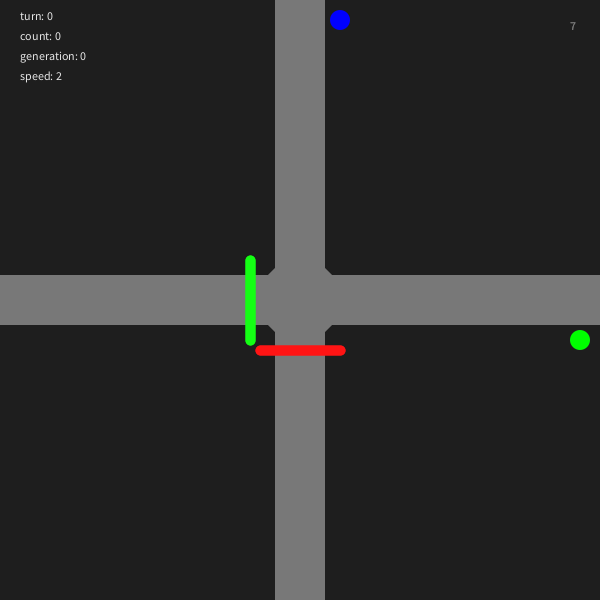
Frame 1 (no input)
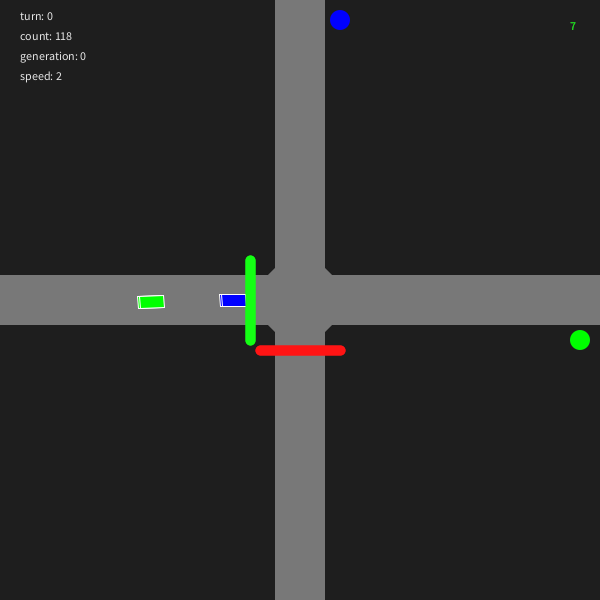
Frame 60 (the mouse pressed at the canvas centre just before this capture)
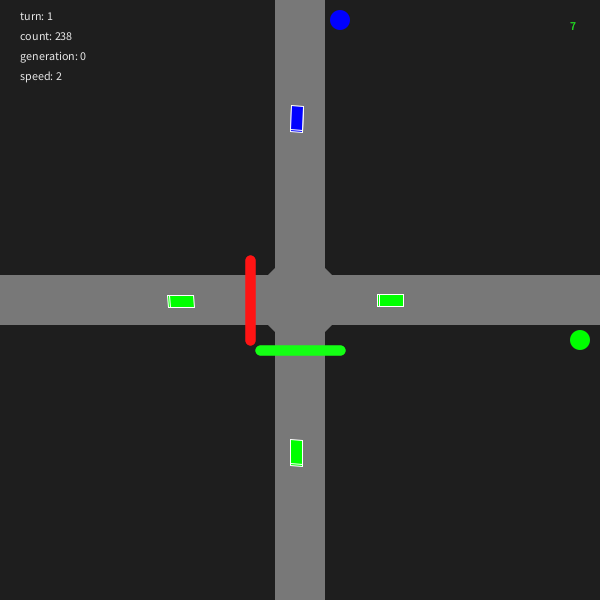
Frame 120 (the mouse held since frame 60 and released just before this capture)

The Processing sketch that drew these frames (run headless with seeded random() and noise(); from frame 60 on, the mouse is pressed at the canvas centre):

// Processing sketch: smartTraffic
// ── smartTraffic.pde
Intersection inter;

Population pop;

int generation = 0;

int speed = 2;

int lifespan = 5000;//10000; // daylength
int count = 0;
int turn = 0;

int currentSim = 0;

boolean displayingBest = false;

float mutationRate = 0.005;
float spawnRate = 0.05;
int[] schedule = new int[lifespan];

void setup(){
  size(600,600);
  generateSchedule();
  pop = new Population();
  inter = new Intersection();
}
void generateSchedule(){
    for(int i=0; i<lifespan; i++){
      int rndm = floor(random(0,3));
      float a=0,b=2;
      if(rndm==0){
        b = 1.2;
      } else if(rndm==1){
        a=0.8;
      }    
      int carD = floor(random(a,b));
      if(random(1)<spawnRate) schedule[i] = carD;
      else schedule[i] = -1;
    }
}
void draw(){
  
  background(30);
  turn = count/200;
  fill(230);
  text("turn: "+turn,20,20);
  text("count: "+count,20,40);
  text("generation: "+generation,20,60);
  text("speed: "+speed,20,80);
  noStroke();
  fill(0,0,255);
  ellipse(width/2+40,20,20,20);
  fill(0,255,0);
  ellipse(width-20,height/2+40,20,20);
  inter.display();
  for( int i=0; i<speed; i++){
    if(displayingBest){
      pop.bestSim.displayed = true;
    }
    
    pop.run();
    
    count++;
    if(count==lifespan){
      count = 0;
      displayingBest = false;
      pop.bestSim.displayed = false;
      generation++;
      pop.nextGen();
    }
  }
}

void keyTyped(){
  if(key=='b'){
    displayingBest = !displayingBest;
    speed = 1;
  }
  if(key=='r'){
    count = 0;
    generation = 0;
    generateSchedule();
    pop = new Population();
  }
  if(key=='+'){
    speed++;
  }
  if(key=='-'){
    if(speed>0){
      speed--;
    }
  }
}
// ── Car.pde
class Car {
  int maxVel = 2;
  int r = 12; //size
  int depart;
  int arrive = floor(random(2,4));
  int waitingTime = 0;
  
  PVector pos = new PVector();
  PVector vel = new PVector();
  PVector acc = new PVector();
  
  PVector target;
  
  boolean crashed = false;
  boolean reached = false;
  boolean waiting = false;
  boolean gonnaCrash = false;
  
  Car(int d){
    this.depart = d;
    if(this.depart == 0){
      pos.x = 0;
      pos.y = height/2 + random(-10,10);
    }else{
      pos.x = width/2 + random(-10,10);
      pos.y = height;
    }
    target = new PVector( width/2 , height/2 );
  }
  
  void applyForce(PVector force){
    acc.add(force);
  }
  
  void run(){
    this.update();    
    this.display();
  }
  
  void update(){
    if(crashed){
      pop.sims[currentSim].totalCrashes++;
    }
    if(pos.x>=width||pos.y<=0){
      pop.sims[currentSim].totalCompleted++;
    }
    if(pos.x>=width||pos.y<=0||crashed) pop.sims[currentSim].cars.remove(this);
    
    float dist2check = pos.dist(target);
    if( dist2check < 10 ){
      if(this.arrive==2){
        target = new PVector(width , height/2);
      }else{
        target = new PVector(width/2, 0);
      }
      reached = true;
    } else {
      reached = false;
    }
    
    if(depart==0){
      if(pop.sims[currentSim].sem.state){
        float dist2Semaforo = pos.dist(new PVector(width/2-25,height/2));
        if(dist2Semaforo<20){
          brake(-2);
          waiting = true;
        }
      } else {
        waiting = false;
        }  
    }else{
      if(!pop.sims[currentSim].sem.state){
        float dist2Semaforo = pos.dist(new PVector(width/2,height/2+25));
        if(dist2Semaforo<20){
          brake(-2);
          waiting = true;
        }
      } else {
        waiting = false;
        }
    }
    if(!crashed){

      if(!waiting&&!gonnaCrash){
        forward();
      }
      else{
        waitingTime++;
      }
      vel.add(acc);
      if(vel.mag()<0.2) vel.mult(0);
      pos.add(vel);
      acc.mult(0);
    }
    this.checkCollision();
    this.gonnaCrash();
  }
  
  void checkCollision(){
    for(Car c: pop.sims[currentSim].cars){
      if(!c.equals(this)){
        float d = this.pos.dist(c.pos);

        if(d<1.5*r){
          this.crashed = true;
        }
      }
    }
  }
  
  void gonnaCrash(){
    for(Car c: pop.sims[currentSim].cars){
      if(!c.equals(this)){
        PVector futcpos = c.pos.copy().add(c.vel);
        PVector futpos = pos.copy().add(this.vel);
        PVector direction = c.pos.copy();
        direction.sub(this.pos);
        float heading = abs(vel.heading() - direction.heading());
          if( heading<PI/2 ){
          float d = futpos.dist(futcpos);
          if (d<3*r){
            brake(-2);
            gonnaCrash = true;
            waiting = true;
          }
        }else {
          gonnaCrash = false;
        }
      }
    }
  }
  
  void brake(float f){
    PVector force = vel.copy().normalize();
    force = force.mult(f);
    applyForce(force);
  }
  
  void forward(){
    PVector desiredVel = PVector.sub(target , pos);
    desiredVel.normalize();
    desiredVel.mult(maxVel);
    applyForce( PVector.sub( desiredVel , vel ));
  }
  void display(){
    pushMatrix();
      
      translate(pos.x,pos.y);
      rotate(vel.heading() + (PI/2));
      strokeWeight(1);
      stroke(255);
      if(this.arrive == 3){
        fill(0,0,255);
        rectMode(CENTER);
        rect(0,0,r,r*2);
      }else if (this.arrive == 2){
        fill(0,255,0);
        rectMode(CENTER);
        rect(0,0,r,r*2);
      }
    popMatrix();
    
  }
}
// ── DNA.pde
class DNA {
  int length = ceil(lifespan/10);
  boolean[] genes = new boolean[length];
  
  DNA(boolean[] g){
    length = g.length;
    this.genes = g;
  }
  DNA(){
    for(int i=0; i<length ; i++){
      float p = random(1,2);
      if(p<1.5) genes[i] = true;
      else genes[i] = false;
    }
  }
  DNA crossover(DNA p){
    boolean[] newgenes = new boolean[genes.length];
    int mid = floor(random(genes.length));
    
    for(int i =0; i<genes.length ;i++){
      if(i > mid){
        newgenes[i] = this.genes[i];
      }else{
        newgenes[i] = p.genes[i];
      }
    }
    DNA child = new DNA(newgenes);
    return child;
  }
  void mutation(){
    for(int i = 0;i<genes.length;i++){
      if(random(1)<mutationRate){
        genes[i] = !genes[i];
      }
    }
    
  }
  
}
// ── Intersection.pde
public class Intersection{
  PVector pos = new PVector(width/2,height/2);
  int w = 50;
  float r = sqrt(sq(w)*2)+10;
  
  void display(){
    noStroke();
    rectMode(CENTER);
    fill(120);
    rect(pos.x,pos.y, w , height);
    rect(pos.x,pos.y, width , w );
    pushMatrix();
      translate(width/2,height/2);
      rotate(PI/4);
      //fill(0);
      rect(0,0,r,r);
    popMatrix();
    
  }
}
// ── Population.pde
class Population {
int popSize = 20;
Sim[] sims = new Sim[popSize];
ArrayList<Semaforo> matingPool;
Semaforo bestSem = new Semaforo();
Sim bestSim = new Sim(new Semaforo());
float minFit = 1000000;
float avgFit = 0;
int rndmIndex;

Population(){
  Semaforo[] semaforos = new Semaforo[popSize];
  for(int i=0; i<popSize; i++){
    semaforos[i] = new Semaforo();
    sims[i] = new Sim(semaforos[i]);
  }
  rndmIndex = floor( random(popSize) );
  sims[rndmIndex].displayed = true;
  
  matingPool = new ArrayList<Semaforo>();
}
void nextGen(){
  this.evaluate();
  this.avgFit();
  this.selection();
  rndmIndex = floor( random(popSize) );
  sims[rndmIndex].displayed = true;
}
void evaluate(){
  matingPool.clear();
  minFit = 1000000;
  //calculate all fitness and best fitness
  for(int i=0; i<popSize ;i++){
    sims[i].sem.calcFitness(i);
    float f = sims[i].sem.fitness;
    if(f<minFit){
      minFit = f;
      bestSim = sims[i];
      bestSem = sims[i].sem;
    }
  }
  //normalize all fitness
  for(int i=0; i<popSize; i++){
      sims[i].sem.normFit = minFit/sims[i].sem.fitness; 
  }
  //add semaforos to the mating pool
  for( int i=0; i<popSize; i++){
    int n = (int)(sims[i].sem.normFit*100);
    for( int j=0; j<n; j++){
      matingPool.add(sims[i].sem);
    }
  }
  
}
  void run(){
    stroke(240);
    text(rndmIndex,width-30,30);
    for( int i=0; i<popSize;i++){
      currentSim = i;
      sims[i].run();
      //bestSim.run();
    }
  }
  
  void selection(){
    Semaforo[] newSemaforos = new Semaforo[popSize];
    for(int i = 0; i<popSize;i++){
      int A = floor(random(matingPool.size()));
      int B = floor(random(matingPool.size()));
      DNA parentA = matingPool.get(A).dna;
      DNA parentB = matingPool.get(B).dna;
      
      DNA newdna = parentA.crossover(parentB);
      
      newdna.mutation();
      
      Semaforo child = new Semaforo(newdna);
      newSemaforos[i] = child;
    }
    for(int i=0; i<popSize; i++){
      sims[i] = new Sim(newSemaforos[i]);
    }
  }
  void avgFit(){
    float sum = 0;
    for(int i = 0;i<popSize;i++){
      sum += sims[i].sem.fitness;
      // println("Sim # "+i);
      // sims[i].displayStats();
      // println("-------");
    }
    avgFit = sum / popSize;
    //println("Sim # "+);
    println("BestFit: "+minFit);
    println("avgFit: "+avgFit);
    println("---------------------");
  }
}
// ── Semaforo.pde
class Semaforo {
  DNA dna;
  boolean state; 
  PVector pos = new PVector(width/2, height/2);
  float fitness;
  float normFit;
  int w = 10;
  int h = 80;
  
  Semaforo(DNA newdna){
    this.dna = newdna;
  }
  Semaforo(Semaforo s){
  this.state = s.state;
  this.pos = s.pos;
  this.fitness = s.fitness;
  this.normFit = s.normFit;
  this.w = s.w;
  this.h = s.h;
  }
  Semaforo(){
    dna = new DNA();
  }
  void run(){
      this.update();  
      this.display();
  }
  
  void update(){
    state = dna.genes[turn];
  }
  
  void calcFitness(int i){
    this.fitness = pop.sims[i].totalWaitTime/10000;
    this.fitness += 6*pop.sims[i].totalCrashes;
    this.fitness -= pop.sims[i].totalCompleted*2;
  }  
  
  
  void display(){
    color c1,c2;
    if(state){
      c1 = color(255,20,20);
      c2 = color(20,255,20);
    }else{
      c2 = color(255,20,20);
      c1 = color(20,255,20);
    }
    
    pushMatrix();
      translate(pos.x,pos.y);
      strokeWeight(w);
      
      pushMatrix();
        stroke(c1);
        translate(-50,-40);
        line(0,0,0,h);
      popMatrix();
      
      pushMatrix();
        stroke(c2);
        translate(-40,50);
        line(0,0,h,0);
      popMatrix();
      
    popMatrix();
  }
}
// ── Sim.pde
class Sim {
  ArrayList<Car> cars;
  Semaforo sem;
  Intersection inter;
  int totalWaitTime = 0;
  int totalCompleted = 0;
  int totalCrashes = 0;
  boolean displayed = false;
  
  Sim(Semaforo sem){
    cars = new ArrayList<Car>();
    this.sem = sem;
  }
  void displayStats(){
    println("total crashes: "+totalCrashes);//,20,80);
    println("total completed: "+totalCompleted);//,20,100);
    println("total wait time: "+totalWaitTime);//,20,60);
    println("fitness: "+sem.fitness);
    println("Norm fitness: "+sem.normFit);
  }

  void run(){
    if( !(schedule[count]<0) ){
      cars.add(new Car(schedule[count]));
    }
    for(int i=0; i< cars.size() ; i++){
      totalWaitTime += cars.get(i).waitingTime;
      
      //displayed = false;
      if(displayed){
        cars.get(i).run();
      }else{
        cars.get(i).update();
      }
    }
    sem.update();
    if(displayed)sem.display();
  }
}
